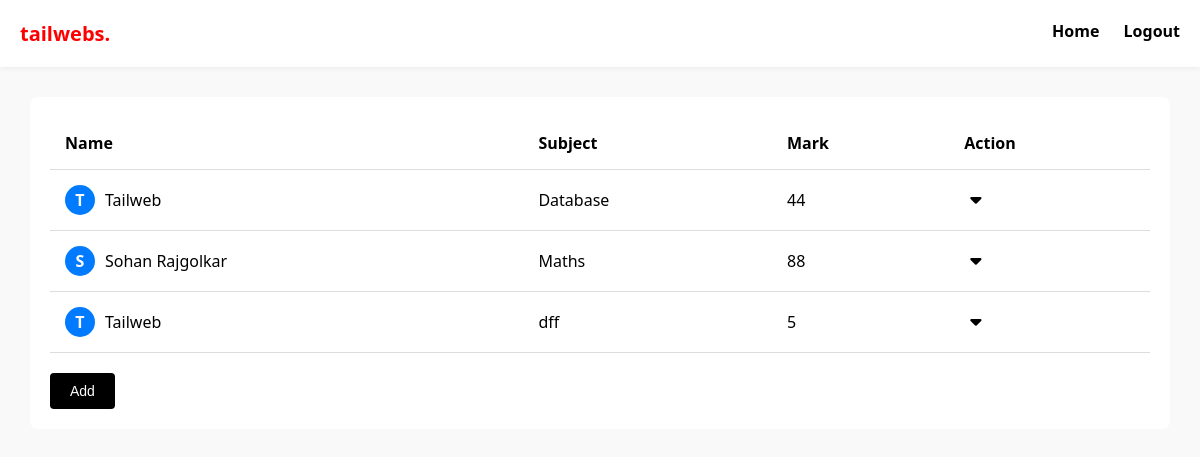
The app's page /home (signed in), older data.
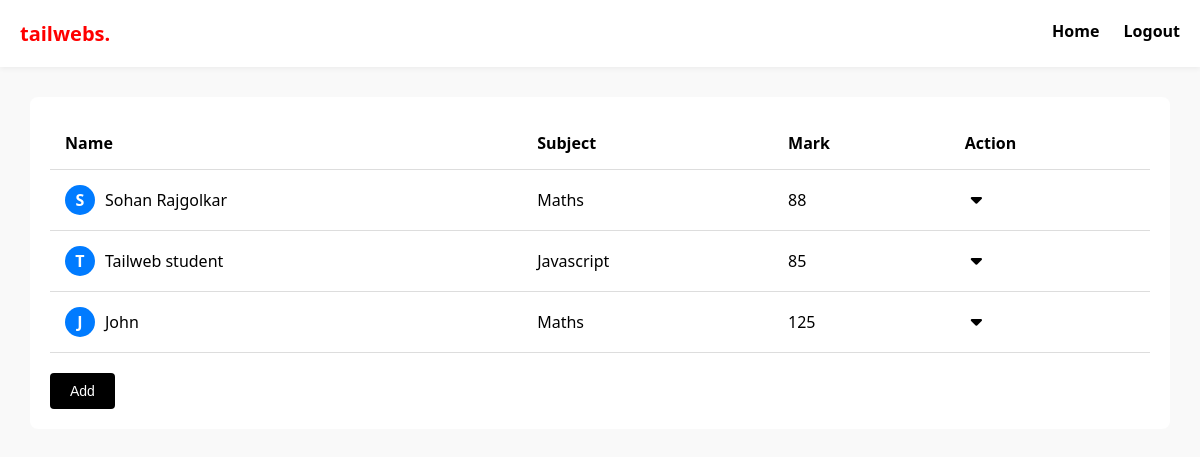
The same page, newer data.
### tables this page shows
CREATE TABLE students (
            id INTEGER PRIMARY KEY AUTOINCREMENT,
            name TEXT NOT NULL,
            subject TEXT NOT NULL,
            marks INTEGER NOT NULL
        );

### app.py (the view)
@app.route('/home')
def home():
    if 'user' not in session:
        return redirect('/')
    conn = get_db_connection()
    students = conn.execute('SELECT * FROM students').fetchall()
    conn.close()
    return render_template('home.html', students=students)

### app.py (called while the page is built)
def get_db_connection():
    conn = sqlite3.connect('students.db')
    conn.row_factory = sqlite3.Row
    return conn

### templates/home.html (shortened to what this page needs)
<!DOCTYPE html>
<html lang="en">
<head>
  <link rel="stylesheet" href="/static/css/styles.css">
  <link rel="stylesheet" href="https://cdnjs.cloudflare.com/ajax/libs/font-awesome/6.5.0/css/all.min.css" />
</head>
<body>
  <div class="navbar">
    <div class="logo">tailwebs.</div>
    <div class="nav-links">
      <a href="/home">Home</a>
      <a href="/logout">Logout</a>
    </div>
  </div>
  <div class="container">
    <table>
      <thead>
        <tr>
          <th>Name</th>
          <th>Subject</th>
          <th>Mark</th>
          <th>Action</th>
        </tr>
      </thead>
      <tbody>
        {% for student in students %}
        <tr>
          <td>
            <div class="student-info">
              <div class="avatar">{{ student.name[0]|upper }}</div>
              <span>{{ student.name }}</span>
            </div>
          </td>
          <td>{{ student.subject }}</td>
          <td>{{ student.marks }}</td>
          <td>
            <div class="dropdown">
              <button class="dropbtn"><i class="fas fa-caret-down"></i></button>
            </div>
          </td>
        </tr>
        {% endfor %}
      </tbody>
    </table>
    <button class="add-btn" onclick="openModal()"> Add</button>
  </div>
</body>
</html>

### static/css/styles.css (style rules this page uses)
body { font-family: 'Segoe UI', sans-serif; background-color: #f9f9f9; margin: 0; }
.navbar { background-color: white; padding: 20px; display: flex; justify-content: space-between; font-weight: bold; box-shadow: 0 2px 5px rgba(0,0,0,0.05); }
.logo { color: red; font-size: 20px; }
.nav-links a { margin-left: 20px; text-decoration: none; color: black; }
.container { margin: 30px; background: white; padding: 20px; border-radius: 8px; }
table { width: 100%; border-collapse: collapse; }
th, td { padding: 15px; text-align: left; border-bottom: 1px solid #ddd; }
.student-info { display: flex; align-items: center; }
.avatar { background: #007bff; color: white; border-radius: 50%; width: 30px; height: 30px; display: flex; justify-content: center; align-items: center; margin-right: 10px; font-weight: bold; }
.dropbtn { background: none; border: none; font-size: 18px; cursor: pointer; }
.dropdown { position: relative; display: inline-block; }
.add-btn { background-color: black; color: white; padding: 10px 20px; margin-top: 20px; border: none; cursor: pointer; font-size: 14px; border-radius: 4px; }

Row changes from the older to the newer data that the page shows:
removed students: name "T", name "Tailweb", subject "Database", marks "44"
removed students: name "T", name "Tailweb", subject "dff", marks "5"
added students: name "T", name "Tailweb student", subject "Javascript", marks "85"
added students: name "J", name "John", subject "Maths", marks "125"
